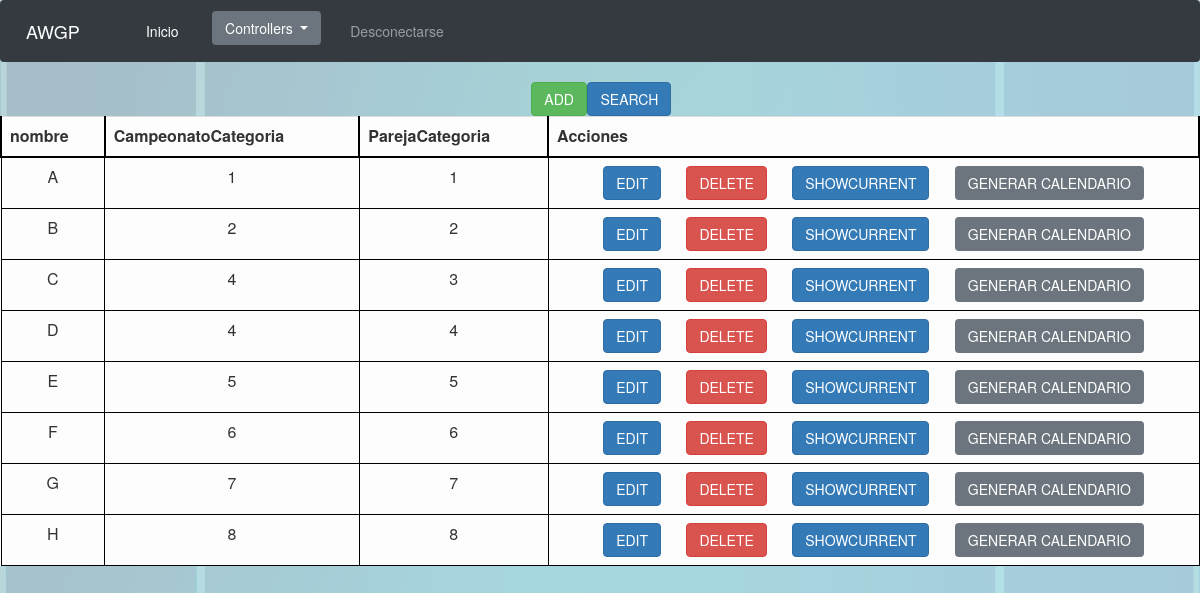
Page /Controllers/Controller_Grupo.php (signed in) on the committed database.
### tables this page shows
CREATE TABLE IF NOT EXISTS `Grupo` (
  `nombre` VARCHAR(45) NOT NULL,
  `CampeonatoCategoria` INT NOT NULL,
  `ParejaCategoria` INT NOT NULL,
  PRIMARY KEY (`nombre`,`CampeonatoCategoria`,`ParejaCategoria`),
  INDEX `fk_Grupo_Campeonato_consta_de_categorias1_idx` (`CampeonatoCategoria` ASC),
  INDEX `fk_Grupo_Pareja_pertenece_categoria1_idx` (`ParejaCategoria` ASC),
  CONSTRAINT `fk_Grupo_Campeonato_consta_de_categorias1`
    FOREIGN KEY (`CampeonatoCategoria`)
    REFERENCES `Campeonato_consta_de_categorias` (`constadeCategorias`)
    ON DELETE CASCADE
    ON UPDATE CASCADE,
  CONSTRAINT `fk_Grupo_Pareja_pertenece_categoria1`
    FOREIGN KEY (`ParejaCategoria`)
    REFERENCES `Pareja_pertenece_categoria` (`perteneceCategoria`)
    ON DELETE CASCADE
    ON UPDATE CASCADE);

### Modelos/Grupo.php (called while the page is built, shortened)
<?php
class Grupo
{
  var $mysqli;
	function __construct($Grupo,$nombre,$CampeonatoCategoria,$ParejaCategoria)
  {
      include_once '../Functions/ConectarBD.php';
    $this->mysqli = ConectarBD();
	}
  function SHOWALL(){
    $sql = "SELECT * FROM Grupo";
    $resultado = $this->mysqli->query($sql);
    if(!$resultado){
      return 'No se ha podido conectar con la BD';
    }else{
      return $resultado;
    }
  }
}
?>

### Functions/ConectarBD.php (called while the page is built, shortened)
<?php
function ConectarBD()
	{
	    $mysqli = new mysqli("localhost", "AWGPusr", "AWGPass", "awgp");
		return $mysqli;
	}
?>

### Views/base/SHOWALL.php (the view, shortened to what this page needs)
<?php
class SHOWALL{
	var $showEdit = true;
	var $showDelete = true;
	var $showShowcurrent = true;
	var $showAdd = true;
	var $showSearch = true;
	var $showAcciones = true;
	var $controlador;
	var $acciones = 'Acciones';
	var $resultado;
	function toString(){
		include '../Views/base/header.php';
		echo '<table align="center">';
			echo "<form id='AnadirBuscar' method='GET' action='"; echo $this->controlador; echo "'>";
			echo '<tr class="filaInvisible">';
				if($this->showAdd){
					echo '<td class="celdaInvisible">';
					echo "<input class='btn btn-success' type='submit' name='submit' value='ADD'/>";
					echo '</td>';
				}
				if($this->showSearch){
					echo '<td class="celdaInvisible">';
					echo "<input class='btn btn-primary' type='submit' name='submit' value='SEARCH'/>";
					echo '</td>';
				}
			echo '</tr>';
			echo '</form>';
		echo '</table>';
		echo '<table class="table table-light">';
			echo '<tr class="fila">';
				while($tituloColumna = $this->resultado->fetch_field()){
					echo '<th class="tituloColumna">';
						echo $tituloColumna->name;
					echo '</th>';
				}
				if($this->showAcciones){
					echo '<th class="tituloColumna">';
					echo $this->acciones;
					echo '</th>';
				}
			echo '</tr>';
			$num = 0;
			while($fila = $this->resultado->fetch_row()){
				echo "<form id='formularioOpcion"; echo $num; echo "' method='GET' action='"; echo $this->controlador; echo "'>";
				echo '<tr class="fila">';
				for($i = 0; $i < sizeof($fila); $i++){
					echo '<td class="celda">';
					echo $fila[$i];
					echo '</td>';
				}
				if($this->showAcciones){
					echo '<td class="celda">';
						if($this->showEdit){
							echo "<input class='btn btn-primary' type='submit' name='submit' value='EDIT'/>";
						}
						if($this->showDelete){
							echo "<input class='btn btn-danger' type='submit' name='submit' value='DELETE'/>";
						}
						if($this->showShowcurrent){
							echo "<input class='btn btn-primary' type='submit' name='submit' value='SHOWCURRENT'/>";
						}
						$this->botonesOpcion();
					echo '</td>';
				}
				echo '</tr>';
				echo '</form>';
				$num++;
			}
		echo '</table>';
		include '../Views/base/footer.php';
	}
}
?>

### Controllers/Controller_Grupo.php (shortened to what this page needs)
<?php
	include '../Modelos/Grupo.php';
	include '../Views/Grupo/Grupo_SHOWALL.php';
switch ($_REQUEST['submit']){
		case 'GENERAR_CALENDARIO':
	case 'SHOWALL':
		$Grupo = new Grupo('','','','');
		$respuesta = $Grupo->SHOWALL();
		new Grupo_SHOWALL($respuesta, '','','','');
		break;
}
?>

### Views/base/header.php (shortened to what this page needs)
	<link href="/css/style.css" type="text/css" rel="stylesheet"  media="(min-width:380px)">
	<link rel="stylesheet" href="https://stackpath.bootstrapcdn.com/bootstrap/4.1.3/css/bootstrap.min.css">
	<link rel="stylesheet" type="text/css" href="//netdna.bootstrapcdn.com/bootstrap/3.1.1/css/bootstrap.min.css">
	<html>
		<header>
			<nav class="navbar navbar-expand-lg navbar-dark bg-dark">
				<a class="navbar-brand" href="#">AWGP</a>
				<div class="collapse navbar-collapse" id="navbarColor01">
				  <ul class="navbar-nav mr-auto">
					<li class="nav-item active">
					  <a class="nav-link" href="../index.php">Inicio<span class="sr-only">(current)</span></a>
					</li>
	<?php
	if(isset($_SESSION['rolAdmin']) && $_SESSION['rolAdmin']){
		?>
			<li class="nav-item">
				<div class="dropdown nav-link">
				  <button class="btn btn-secondary dropdown-toggle" type="button" id="dropdownMenuButton" data-toggle="dropdown" aria-haspopup="true" aria-expanded="false" style="vertical-align: middle">
					Controllers
				  </button>
				</div>
			</li>
			<li class="nav-item">
			  <a class="nav-link" href="../Functions/Desconectar.php">Desconectarse</a>
			</li>
		<?php
	}else if(isset($_SESSION['DNI'])){
		?>
			<li class="nav-item">
			  <a class="nav-link text-nowrap" href="../Controllers/Controller_Reserva.php">Reservar pista</a>
			</li>
			<li class="nav-item">
			  <a class="nav-link text-nowrap" href="../Controllers/Controller_Reserva.php?submit=VERRESERVAS">Mis reservas</a>
			</li>
			<li class="nav-item">
			  <a class="nav-link text-nowrap" href="../Controllers/Controller_Pareja.php">Mis parejas</a>
			</li>
			<li class="nav-item">
			  <a class="nav-link text-nowrap" href="../Controllers/Controller_Deportista.php?submit=PERFIL">Mi perfil</a>
			</li>
			<li class="nav-item">
			  <a class="nav-link text-nowrap" href="../Controllers/Controller_Pareja.php?submit=ESCOGERPAREJA">Inscribirse a un campeonato</a>
			</li>
			<li class="nav-item">
			  <a class="nav-link text-nowrap" href="../Controllers/Controller_Clase.php?submit=MISCLASES">Ver clases</a>
			</li>
			<li class="nav-item">
			  <a class="nav-link text-nowrap" href="../Controllers/Controller_Clase.php?submit=APUNTARSE">Apuntarse a clases</a>
			</li>
			<li class="nav-item">
			  <a class="nav-link text-nowrap" href="../Controllers/Controller_Clase.php?submit=MISCLASES">Ver clases</a>
			</li>
			<li class="nav-item">
			  <a class="nav-link text-nowrap" href="../Controllers/Controller_Clase.php?submit=APUNTARSE">Apuntarse a clases</a>
			</li>
			<?php
			if(isset($_SESSION['rolEntrenador']) && $_SESSION['rolEntrenador']){
				?>
				<li class="nav-item">
				  <a class="nav-link text-nowrap" href="../Controllers/Controller_Clase.php">Agenda de clases</a>
				</li>
				<?php
			}
			?>
			<li class="nav-item">
			  <a class="nav-link text-nowrap" href="../Functions/Desconectar.php">Desconectarse</a>
			</li>
		<?php
	}else{
	}
?>
		  </ul>
		</div>
	</nav>
</header>
<body>

### Views/Grupo/Grupo_SHOWALL.php
<?php
include '../Views/base/SHOWALL.php';
class GRUPO_SHOWALL extends SHOWALL{
	var $showADDCALENDARIO = true;
	function __construct($respuesta){
		$this->controlador = 'Controller_Grupo.php';
		$this->resultado = $respuesta;
		$this->toString();
	}
function botonesOpcion(){
			if($this->showADDCALENDARIO){
				echo "<input class='btn btn-secondary' type='submit' name='submit' value=' GENERAR CALENDARIO'/>";
			}
	}
}
?>

### Views/base/footer.php (shortened to what this page needs)
	</body>
</html>

### css/style.css (style rules this page uses)
.btn { margin-left: 2%; margin-right: 2%; }
.nav-item { margin-left: 8%; }
html { font: Arial; }
body { background-image: url(../img/padel.png); background-size: contain; }
th { text-align: center; }
.tituloColumna { border-top: 2px solid black; border-right: 2px solid black; border-left: 2px solid black; border-bottom: 2px solid black; }
.celda { text-align: center; border: 1px solid black; padding-top: 3; padding-bottom: 3; padding-left: 10; padding-right: 10; }

### rows in the picture
grupo: nombre "A", CampeonatoCategoria "1", ParejaCategoria "1"
grupo: nombre "B", CampeonatoCategoria "2", ParejaCategoria "2"
grupo: nombre "C", CampeonatoCategoria "4", ParejaCategoria "3"
grupo: nombre "D", CampeonatoCategoria "4", ParejaCategoria "4"
grupo: nombre "E", CampeonatoCategoria "5", ParejaCategoria "5"
grupo: nombre "F", CampeonatoCategoria "6", ParejaCategoria "6"
grupo: nombre "G", CampeonatoCategoria "7", ParejaCategoria "7"
grupo: nombre "H", CampeonatoCategoria "8", ParejaCategoria "8"

### other values in the picture
$tituloColumna->name "nombre"
$tituloColumna->name "CampeonatoCategoria"
$tituloColumna->name "ParejaCategoria"
$this->acciones "Acciones"
